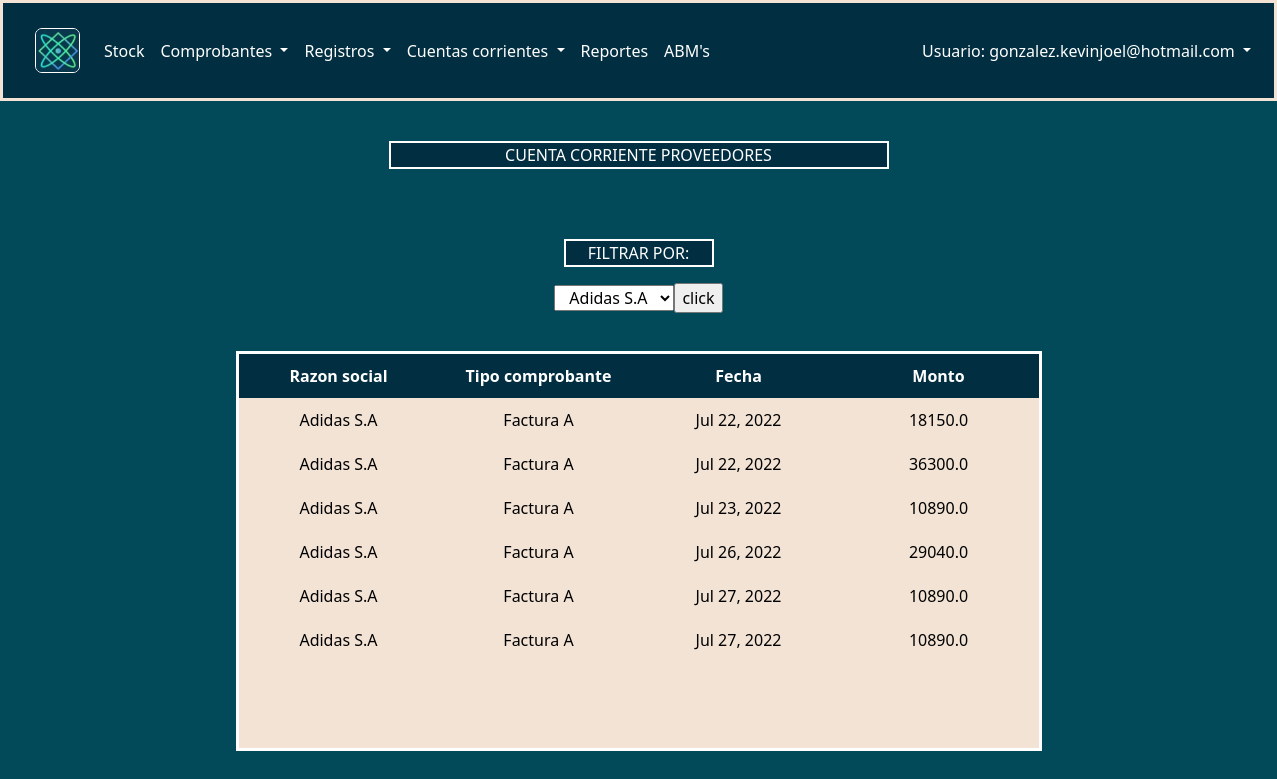
/cuentacorriente/ (signed in), run on an earlier commit of the app's database.
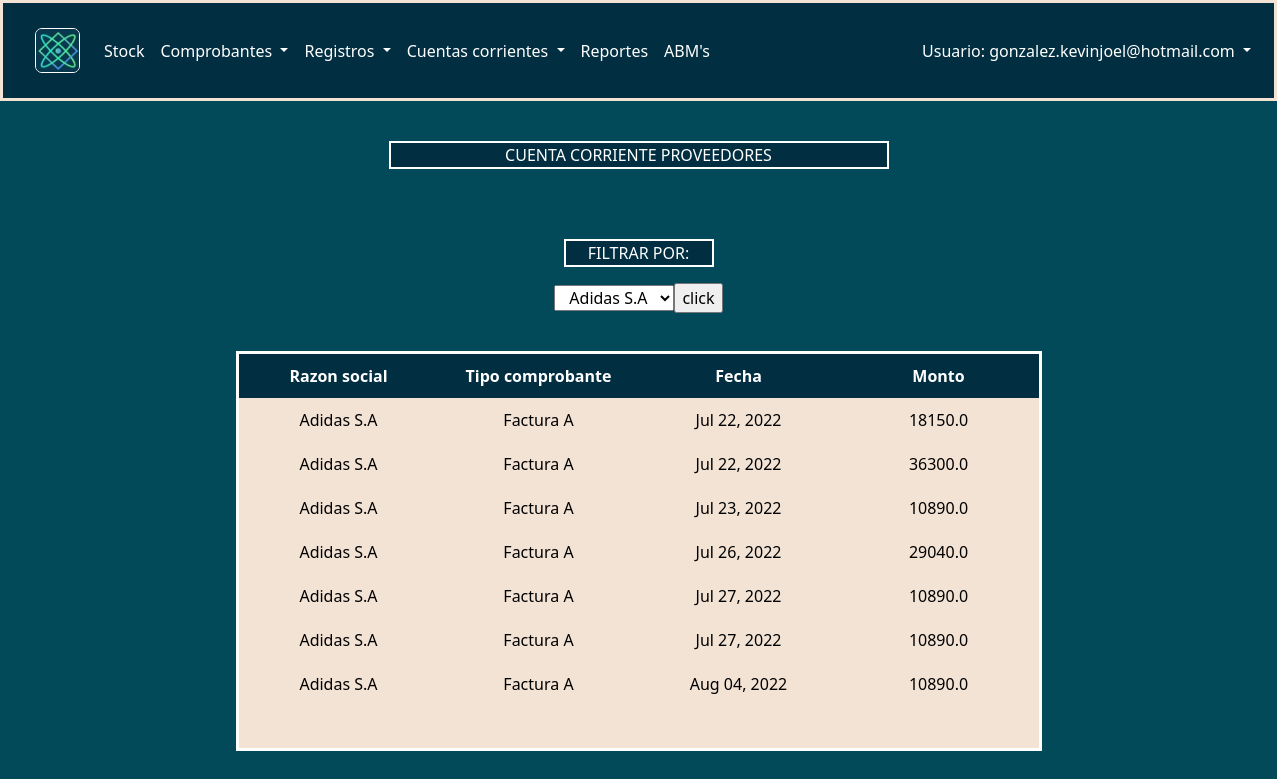
And on a later commit of the database.
### AppProveedores/models.py (models this page shows, shortened)
class Proveedores(models.Model):
    id_proveedor = models.IntegerField(primary_key = True)
    cuit = models.PositiveIntegerField()
    razon_social = models.CharField('Razón social', max_length=30)
    condicion = models.ForeignKey(CondicionFiscal, on_delete=models.CASCADE)
    telefono = models.CharField('Teléfono', max_length=30)
    email = models.EmailField('Email')
    direccion = models.ForeignKey(Direcciones, on_delete = models.CASCADE)
    created = models.DateTimeField(auto_now_add=True)
    updated = models.DateTimeField(auto_now_add=True)
    class Meta:
        verbose_name = "Proveedor"
        verbose_name_plural = "Proveedores"

### AppFactura/models.py (models this page shows, shortened)
class TipoComprobante(models.Model):
    id_tipo_comprobante = models.IntegerField(primary_key = True)
    nombre = models.CharField(max_length=50)
    letra = models.CharField(max_length=1)
    created = models.DateTimeField(auto_now_add=True)
    updated = models.DateTimeField(auto_now_add=True)
    class Meta:
        verbose_name = "TipoComprobante"
        verbose_name_plural = "TipoComprobantes"

class ComprobanteC (models.Model):
    user = models.ForeignKey(User, on_delete=models.CASCADE)
    numero = models.CharField(max_length=10)
    id_punto_de_venta = models.IntegerField()
    id_tipo_comprobante =  models.IntegerField()
    id_proveedor = models.IntegerField()
    monto_total = models.FloatField()
    created = models.DateTimeField(auto_now_add=True)
    updated = models.DateTimeField(auto_now_add=True)
    class Meta:
        verbose_name = "ComprobanteC"
        verbose_name_plural = "ComprobantesC"

### AppCC/views.py (the view)
# urls.py: path('', views.cuentacorriente, name="CC"),
@login_required
def cuentacorriente(request):
    comprobantes = ComprobanteC.objects.all()
    tipocomprobante = TipoComprobante.objects.all()
    provs = Proveedores.objects.all()
    proveedores = Proveedores.objects.all()
    queryset = request.GET.get("razonsocial")
    print (queryset)
    if queryset:
        proveedores = Proveedores.objects.filter(razon_social = queryset)
    else:
        proveedores = Proveedores.objects.filter(id_proveedor = 1)
    return render(request, "AppCC/cuentacorriente.html", {"compro":comprobantes, "tipo":tipocomprobante, "prov": proveedores, "p":provs})

### AppAgregar/context_processor.py (called while the page is built)
def importe_total(request):
    total=0.0
    if request.user.is_authenticated:
        if "agregar" in request.session.keys():
                for key, value in request.session['agregar'].items():
                        total=total+value['totalcant']
    return {'importe_total': total}

def importe_totalsiniva(request):
    total=0.0
    if request.user.is_authenticated:
        if "agregar" in request.session.keys():
                for key, value in request.session['agregar'].items():
                        total=total+value['subtotal']
    return {'totalsiniva': total}

### AppAgregarV/context_processor.py (called while the page is built)
def importe_total(request):
    total=0.0
    if request.user.is_authenticated:
        if "agregarv" in request.session.keys():
                for key, value in request.session['agregarv'].items():
                        total=total+value['totalcant']
    return {'totalventaIVA': total}

def importe_totalsiniva(request):
    total=0.0
    if request.user.is_authenticated:
        if "agregarv" in request.session.keys():
                for key, value in request.session['agregarv'].items():
                        total=total+value['subtotal']
    return {'totalventa': total}

### AppCC/templates/AppCC/cuentacorriente.html
{% extends "base/base.html" %}
{% load static %}
{% block content %}
<div class="cregistro">
    <p style="background-color: #012E40; color: white; width: 500px; border: solid white 2px">CUENTA CORRIENTE PROVEEDORES</p>
    <div class="tproveedor">
        <form action="{% url 'CC' %}"  method="GET">
        <table class="tbproveedor">
            <p style="background-color: #012E40; color: white; width: 150px; border: solid white 2px">FILTRAR POR: </p>
            <select name="razonsocial" style="width: 120px; text-align: center; margin-bottom: 40px;" aria-label="Default select example">
            {% for x in p %}
                    <option>{{ x.razon_social }}</option>
            {% endfor %}
            </select>
            <input type="submit" name="" value="click" id="">
            <thead class="thproveedor">
                <th class="celdareg">Razon social</th>
                <th class="celdareg">Tipo comprobante</th>
                <th class="celdareg">Fecha</th>
                <th class="celdareg">Monto</th>
            </thead>
            <tbody class="bodyproveedor">
                {% if prov %}
                    {% if compro %}
                        {% if tipo %}
                            {% for proveedores in prov %}
                                {% for comprobantes in compro %}
                                    {% if comprobantes.id_proveedor == proveedores.id_proveedor %}
                                        {% for x in tipo %}
                                            {% if comprobantes.id_tipo_comprobante == x.id_tipo_comprobante %}
                                                <tr>
                                                    <td class="celdareg">{{ proveedores.razon_social }}</td>
                                                    <td class="celdareg">{{ x.nombre }} {{ x.letra }}  </td>
                                                    <td class="celdareg">{{ comprobantes.created | date:"M d, Y" }}</td>
                                                    <td class="celdareg">{{ comprobantes.monto_total }}</td>
                                                </tr>
                                            {% endif %}
                                        {% endfor %}
                                    {% endif %}
                                {% endfor %}
                            {% endfor %}
                        {% endif %}
                    {% endif %}
                {% endif %}
            </tbody>
        </table>
        </form>
    </div>
</div>
{% endblock %}

What changed in the data, as far as the page shows it:
added ComprobanteC: created "Aug 04, 2022", monto_total "10890.0", TipoComprobante ({{ proveedores.razon_social }} "Adidas S.A", nombre "Factura", letra "A")
